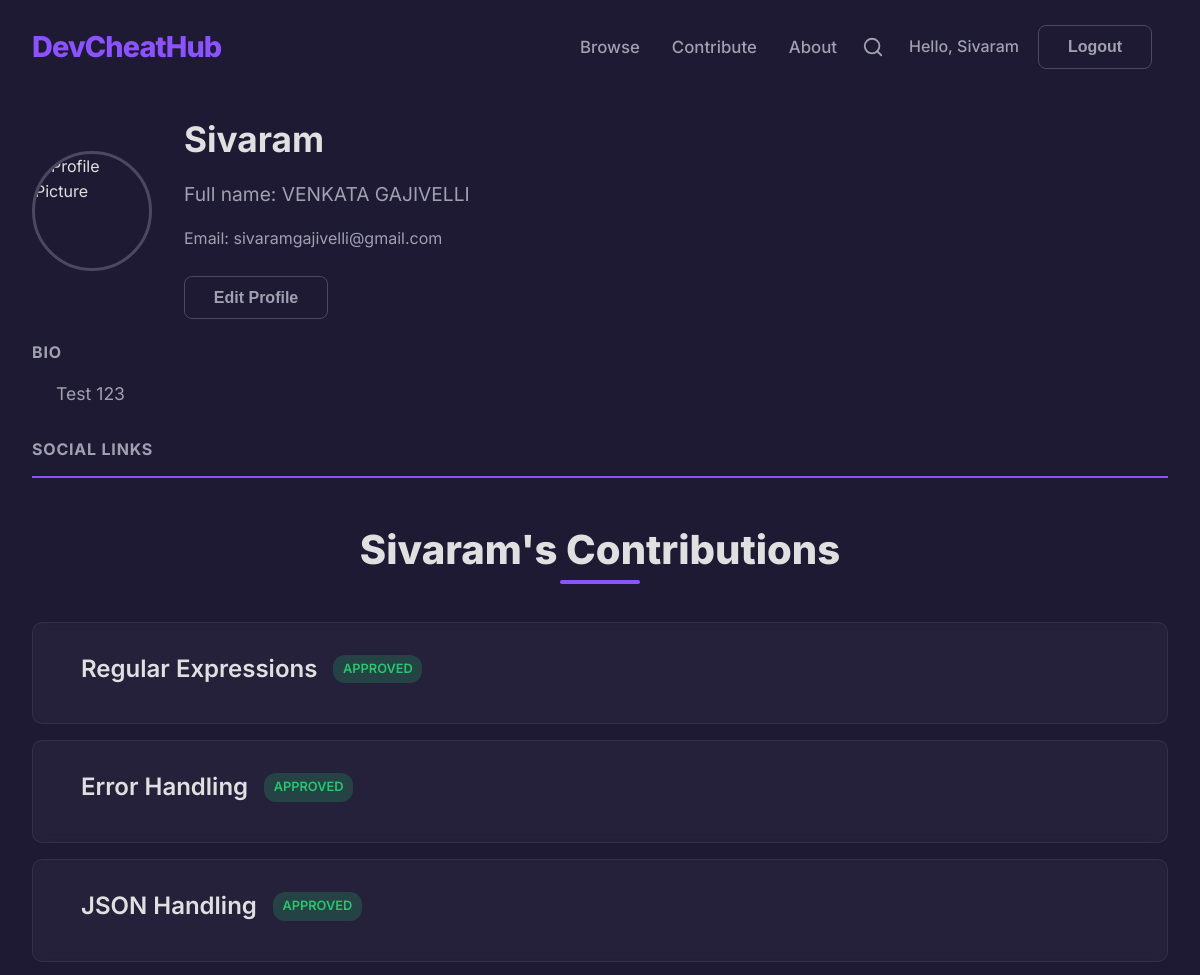
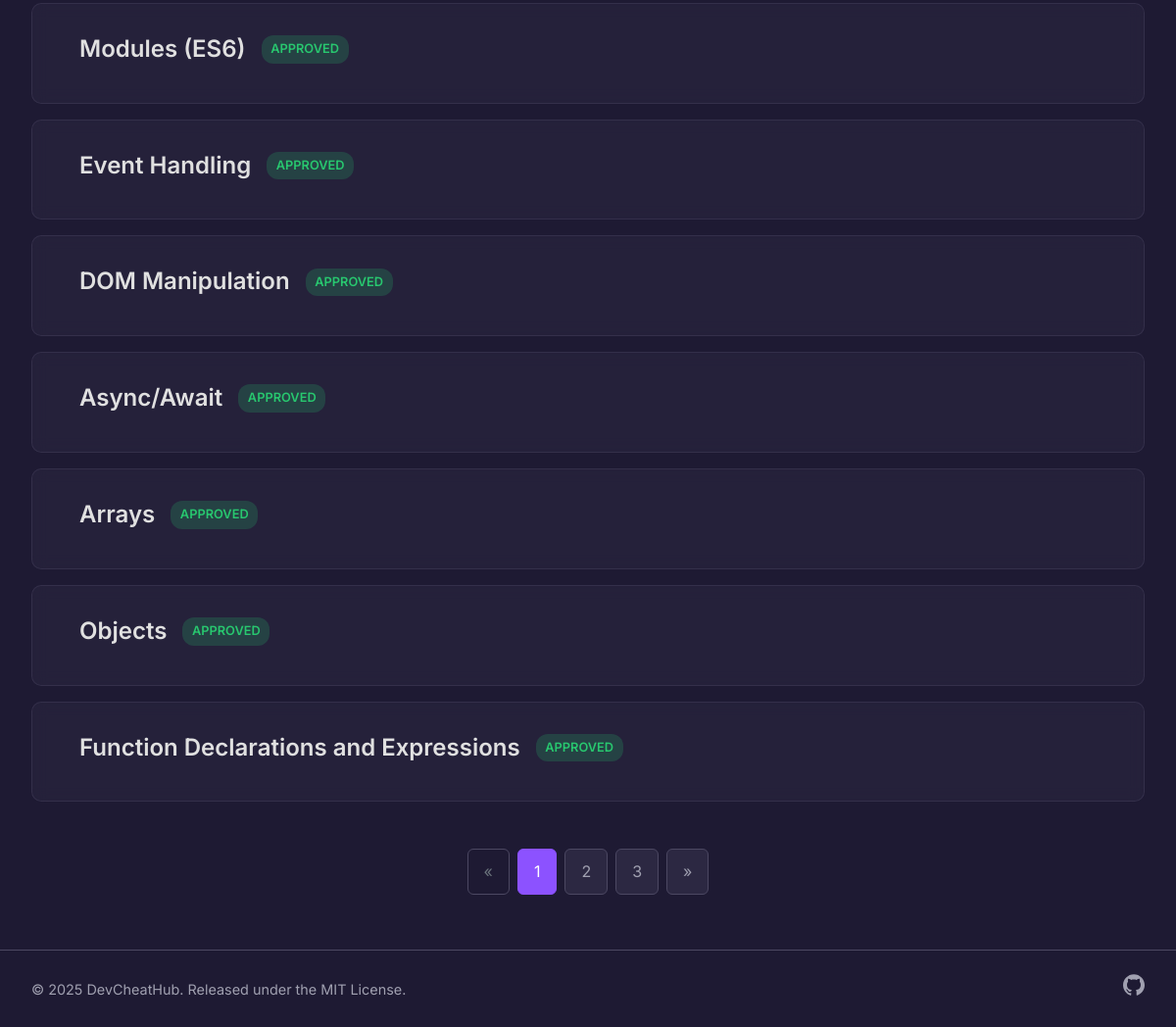
Screenshot of /accounts/profile/Sivaram/ (signed in) with the database file from the repository (2 pictures, top to bottom).
### users/models.py (models this page shows, shortened)
class Profile(models.Model):
    user = models.OneToOneField(User, on_delete=models.CASCADE)
    bio = models.TextField(blank=True)
    profile_picture = models.ImageField(upload_to='profile_pics/', blank=True, null=True)
    github_url = models.URLField(max_length=200, blank=True)
    linkedin_url = models.URLField(max_length=200, blank=True)
    @property
    def avatar_url(self):
        if self.profile_picture and hasattr(self.profile_picture, 'url'):
            return self.profile_picture.url
        else:
            return "https://res.cloudinary.com/dmphcbabx/image/upload/v1760011808/default_ycnnid.svg"

### core/models.py (models this page shows, shortened)
class CheatSheet(models.Model):
    STATUS_CHOICES = [
        ('PENDING', 'Pending Review'),
        ('APPROVED', 'Approved'),
        ('REJECTED', 'Rejected'),
    ]
    author = models.ForeignKey(User, on_delete=models.CASCADE)
    category = models.ForeignKey(Category, related_name="cheatsheets", on_delete=models.CASCADE)
    title = models.CharField(max_length=200)
    description = models.TextField(help_text="A brief description of the cheatsheet.")
    status = models.CharField(max_length=10, choices=STATUS_CHOICES, default='PENDING')
    slug = models.SlugField(max_length=200, unique=True, blank=True)
    created_at = models.DateTimeField(auto_now_add=True)
    updated_at = models.DateTimeField(auto_now=True)
    content = models.JSONField(default=dict)

### users/views.py (the view)
# urls.py: path('profile/<str:username>/', views.profile, name='profile'),
def profile(request, username):
    profile_user = get_object_or_404(User, username=username)
    if not profile_user:
        redirect("/page-not-found")
    is_own_profile = (request.user == profile_user)
    if request.method == 'POST' and is_own_profile:
        u_form = UserUpdateForm(request.POST, instance=profile_user)
        p_form = ProfileUpdateForm(request.POST, request.FILES, instance=profile_user.profile)
        if u_form.is_valid() and p_form.is_valid():
            u_form.save()
            p_form.save()
            messages.success(request, 'Your profile has been updated successfully!')
            return redirect('profile', username=profile_user.username) # Redirect to the same page
    else:
        u_form = UserUpdateForm(instance=profile_user)
        p_form = ProfileUpdateForm(instance=profile_user.profile)
    if is_own_profile:
        user_cheatsheets = CheatSheet.objects.filter(author=profile_user).order_by('-updated_at')
    else:
        user_cheatsheets = CheatSheet.objects.filter(author=profile_user, status='APPROVED').order_by('-updated_at')
    paginator = Paginator(user_cheatsheets, 10)
    page_number = request.GET.get('page')
    page_obj = paginator.get_page(page_number)
    query_params = request.GET.copy()
    if 'page' in query_params:
        del query_params['page']
    context = {
        'u_form': u_form,
        'p_form': p_form,
        'page_obj': page_obj,
        'query_params': query_params.urlencode(),
        'profile_user': profile_user,
        'is_own_profile': is_own_profile,
    }
    return render(request, 'users/profile.html', context)

### templates/users/profile.html (shortened to what this page needs)
{% extends "base.html" %}
{% block content %}
<div class="container">
    <div id="profile-view-mode" class="form-section">
        <div class="profile-view-header">
            <img class="profile-picture" src="{{ profile_user.profile.avatar_url }}" alt="Profile Picture">
            <div class="profile-view-info">
                <h1 class="profile-username">{{ profile_user.username }}</h1>
                {% if profile_user.get_full_name %}
                    <p class="profile-fullname">Full name: {{ profile_user.get_full_name }}</p>
                {% endif %}
                <p class="profile-email">Email: {{ profile_user.email }}</p>
                {% if is_own_profile %}
                    <button id="edit-profile-btn" class="btn btn-secondary">Edit Profile</button>
                {% endif %}
            </div>
        </div>
        <div class="profile-view-body">
            <h3>Bio</h3>
            <p class="profile-bio">{{ profile_user.profile.bio|default:"You haven't added a bio yet." }}</p>
            <h3>Social Links</h3>
        </div>
    </div>
     <hr class="separator-light">
    <div class="profile-submissions">
        <h2 class="section-title">{{ profile_user.username }}'s Contributions</h2>
        <div class="list-container">
            {% for sheet in page_obj %}
                <div class="list-item">
                    <div class="list-item-header">
                        <h3 class="list-item-title">
                            {% if sheet.status == 'APPROVED' %}
                                <a href="{% url 'cheatsheet_detail' sheet.slug %}" class="list-item-link">{{ sheet.title }}</a>
                            {% else %}
                                {{ sheet.title }}
                            {% endif %}
                        </h3>
                        <span class="status-badge status-{{ sheet.status|lower }}">{{ sheet.get_status_display }}</span>
                    </div>
                </div>
            {% empty %}
                <p class="text-secondary">You haven't submitted any cheatsheets yet.</p>
            {% endfor %}
        </div>
        {% include 'partials/pagination.html' %}
    </div>
</div>
{% endblock %}

### templates/base.html (shortened to what this page needs)
{% load static %}
<!DOCTYPE html>
<html lang="en">
<head>
    <link rel="stylesheet" href="{% static 'css/styles.css' %}">
    <link rel="stylesheet" href="https://cdnjs.cloudflare.com/ajax/libs/codemirror/5.65.2/codemirror.min.css">
    <link rel="stylesheet" href="https://cdnjs.cloudflare.com/ajax/libs/codemirror/5.65.2/theme/dracula.min.css">
    <link rel="stylesheet" href="//cdnjs.cloudflare.com/ajax/libs/highlight.js/11.7.0/styles/atom-one-dark.min.css">
</head>
<body class="{% block body_class %}{% endblock %}">
    <div id="particles-js"></div>
    {% block header %}
        <header class="main-header">
            <nav class="header-nav container">
                <a href="{% url 'category_list' %}" class="logo">DevCheatHub</a>
                <div class="nav-menu">
                    <div class="nav-center">
                        <a href="{% url 'category_list' %}">Browse</a>
                        <a href="{% url 'contribute' %}">Contribute</a>
                        <a href="{% url 'about' %}">About</a>
                    </div>
                    <button id="open-search-btn" class="search-trigger-icon" aria-label="Open search">
                        <svg width="22" height="22" viewBox="0 0 24 24" fill="none" stroke="currentColor" stroke-width="2" stroke-linecap="round" stroke-linejoin="round"><circle cx="11" cy="11" r="8"></circle><line x1="21" y1="21" x2="16.65" y2="16.65"></line></svg>
                    </button>
                    <div class="nav-auth">
                        {% if user.is_authenticated %}
                            <a href="{% url 'profile' user.username %}" class="welcome-text">Hello, {{ user.username }}</a>
                            <form action="{% url 'logout' %}" method="post" style="display: inline;">
                                <button type="submit" class="btn btn-secondary">Logout</button>
                            </form>
                        {% else %}
                            <a href="{% url 'login' %}" class="btn btn-secondary">Login</a>
                            <a href="{% url 'register' %}" class="btn btn-primary" >Sign Up</a>
                        {% endif %}
                    </div>
                </div>
            </nav>
        </header>
    {% endblock header %}
    <main id="page-content">
        {% block content %}
        {% endblock %}
    </main>
    {% block footer %}
        <footer class="site-footer">
            <div class="container footer-content-simple">
                <p class="footer-copyright">&copy; {% now "Y" %} DevCheatHub. Released under the MIT License.</p>
                <div class="footer-socials">
                    <a href="https://github.com/sasidharakurathi/devcheathub" target="_blank" aria-label="GitHub">
                    </a>
                </div>
            </div>
        </footer>
    {% endblock footer %}
</body>
</html>

### rows the page displays
CheatSheet: title "Regular Expressions", status "APPROVED"
CheatSheet: title "Error Handling", status "APPROVED"
CheatSheet: title "JSON Handling", status "APPROVED"
CheatSheet: title "Modules (ES6)", status "APPROVED"
CheatSheet: title "Event Handling", status "APPROVED"
CheatSheet: title "DOM Manipulation", status "APPROVED"
CheatSheet: title "Async/Await", status "APPROVED"
CheatSheet: title "Arrays", status "APPROVED"
CheatSheet: title "Objects", status "APPROVED"
CheatSheet: title "Function Declarations and Expressions", status "APPROVED"

### other values shown
{{ user.username }} "Sivaram"
{{ profile_user.username }} "Sivaram"
{{ profile_user.get_full_name }} "VENKATA GAJIVELLI"
{{ profile_user.email }} "sivaramgajivelli@gmail.com"
{{ profile_user.profile.bio|default:"You haven't added a bio yet." }} "Test 123"
{{ num }} "1"
{{ num }} "2" "3"
